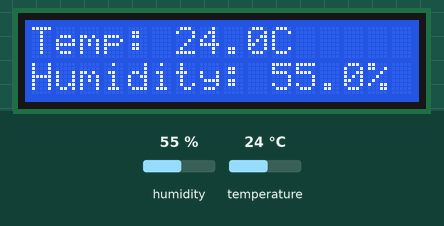
Bench run of a program on a simulated Raspberry Pi Pico running MicroPython. On the bench: 16×2 character LCD. The test bench sets the inputs (shaded band); at power-on: humidity 55 %, temperature 24 °C. Library files of the repository ran but are not shown: lib_pico_i2c_lcd.py.

Above: at 1.2 s.
1.3 s: humidity set to 22 %
At 3.2 s:
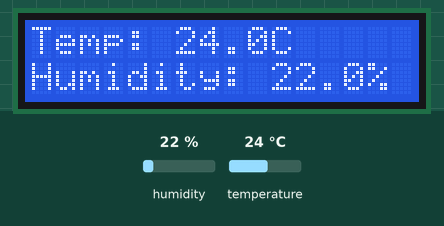
7.4 s: temperature set to 12 °C
At 9.3 s:
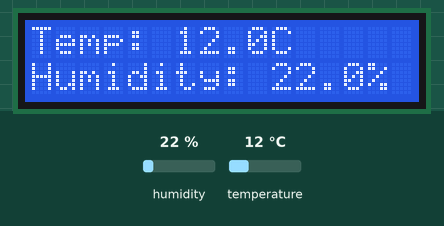
11.8 s: humidity set to 40 %
At 13.0 s:
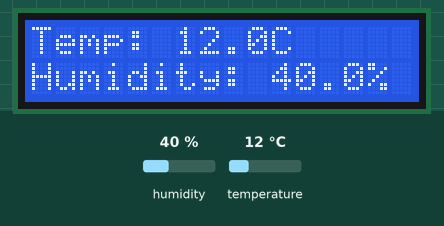
15.9 s: temperature set to 19 °C
At 17.9 s:
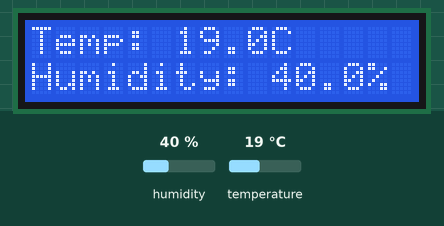
Timing chart, 0 to 19.4 s (numbered marks = the images above; inputs shaded):
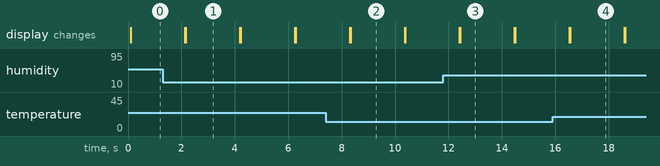

Measured:
- after the input at 1.3 s, the display: first differs from a run without the input after 0.86 s (image 1)
- after the input at 7.4 s, the display: first differs from a run without the input after 0.93 s (image 2)
- after the input at 11.8 s, the display: first differs from a run without the input after 0.65 s (image 3)
- after the input at 15.9 s, the display: first differs from a run without the input after 0.66 s (image 4)
- what the display in image 1 shows lasts 2.0 s, from 2.2 s to 4.2 s

The program:

display-temp-humidity-on-lcd.py
```python
import dht
from machine import Pin, I2C
import time
from lib_pico_i2c_lcd import I2cLcd

dht_sensor_pin = Pin(15)
dht_sensor = dht.DHT22(dht_sensor_pin)

lcd_i2c = I2C(0, sda=Pin(0), scl=Pin(1), freq=400000)
I2C_ADDR = lcd_i2c.scan()
if not I2C_ADDR:
    raise Exception("I2C address not found. Check your connections.")
I2C_ADDR = I2C_ADDR[0]  # Use the first found address

lcd = I2cLcd(lcd_i2c, I2C_ADDR, 2, 16)

def read_dht_sensor():
    try:
        dht_sensor.measure()
        temperature = dht_sensor.temperature()
        humidity = dht_sensor.humidity()
        return temperature, humidity
    except Exception as e:
        print("Error reading DHT sensor:", e)
        return None, None

def main():
    while True:
        temperature, humidity = read_dht_sensor()
        if temperature is not None and humidity is not None:
            lcd.clear()
            lcd.putstr("Temp: {:.1f}C\n".format(temperature))
            lcd.putstr("Humidity: {:.1f}%".format(humidity))
        time.sleep(2)

if __name__ == "__main__":
    main()
```
